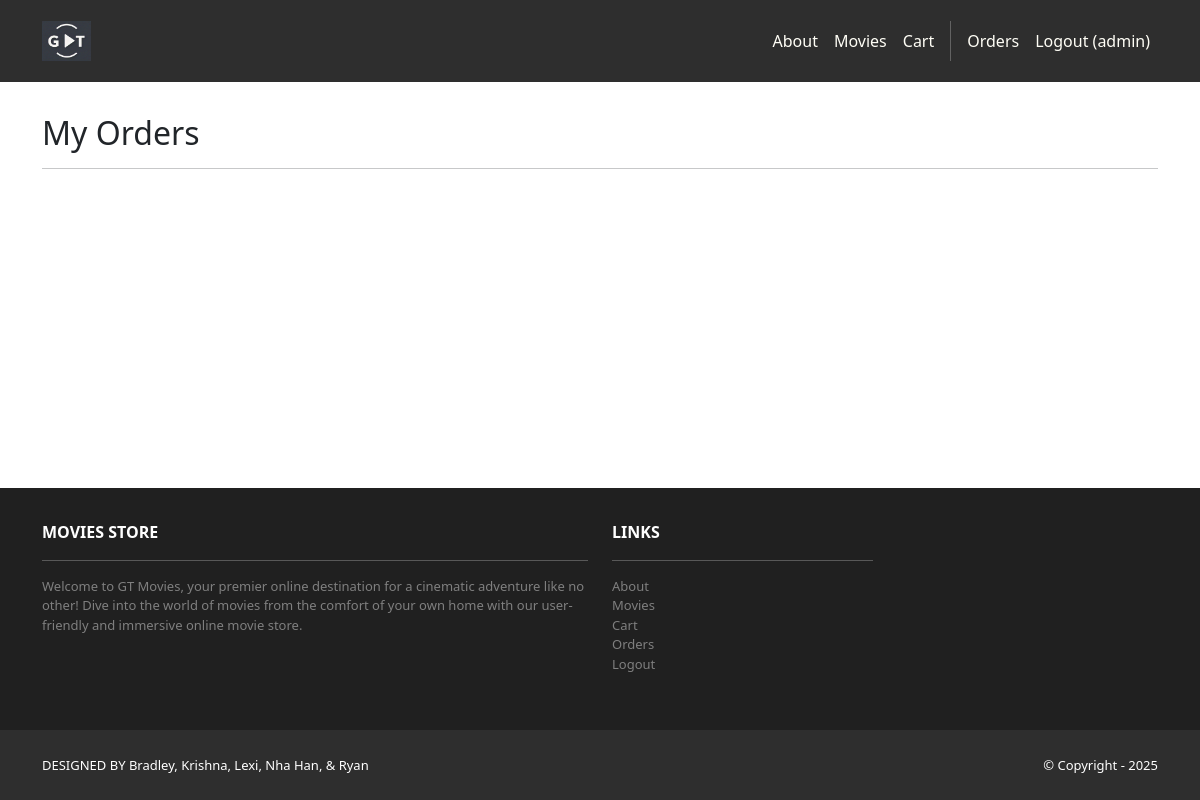
The page /accounts/orders/ (signed in) on the database as committed earlier.
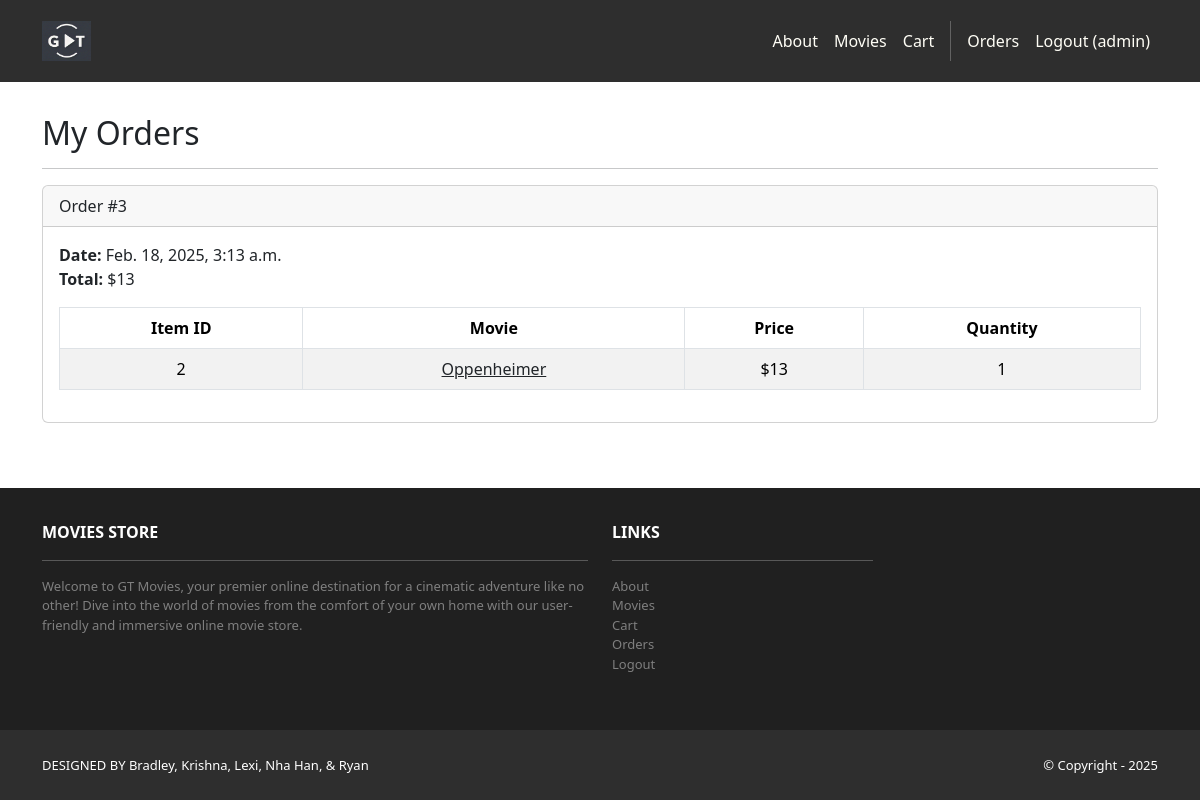
The same page on the database as committed later.
### cart/models.py (models this page shows, shortened)
class Order(models.Model):
    id = models.AutoField(primary_key=True)
    total = models.IntegerField()
    date = models.DateTimeField(auto_now_add=True)
    user = models.ForeignKey(User,on_delete=models.CASCADE)

class Item(models.Model):
    id = models.AutoField(primary_key=True)
    price = models.IntegerField()
    quantity = models.IntegerField()
    order = models.ForeignKey(Order, on_delete=models.CASCADE)
    movie = models.ForeignKey(Movie, on_delete=models.CASCADE)

### movies/models.py (models this page shows, shortened)
class Movie(models.Model):
    id = models.AutoField(primary_key=True)
    name = models.CharField(max_length=255)
    price = models.IntegerField()
    description = models.TextField()
    image = models.ImageField(upload_to='movie_images/')

### accounts/views.py (the view)
# urls.py: path('orders/', views.orders, name='accounts.orders'),
@login_required
def orders(request):
    template_data = {}
    template_data['title'] = 'Orders'
    template_data['orders'] = request.user.order_set.all()
    return render(request, 'accounts/orders.html',
    {'template_data': template_data})

### accounts/templates/accounts/orders.html
{% extends 'base.html' %}
{% block content %}
<div class="p-3">
  <div class="container">
    <div class="row mt-3">
      <div class="col mx-auto mb-3">
        <h2>My Orders</h2>
        <hr />
        {% for order in template_data.orders %}
        <div class="card mb-4">
          <div class="card-header">
            Order #{{ order.id }}
          </div>
          <div class="card-body">
            <b>Date:</b> {{ order.date }}<br />
            <b>Total:</b> ${{ order.total }}<br />
            <table class="table table-bordered
              table-striped text-center mt-3">
              <thead>
                <tr>
                  <th scope="col">Item ID</th>
                  <th scope="col">Movie</th>
                  <th scope="col">Price</th>
                  <th scope="col">Quantity</th>
                </tr>
              </thead>
              <tbody>
                {% for item in order.item_set.all %}
                <tr>
                  <td>{{ item.movie.id }}</td>
                  <td>
                    <a class="link-dark"
                      href="{% url 'movies.show' id=item.movie.id %}">
                      {{ item.movie.name }}
                    </a>
                  </td>
                  <td>${{ item.movie.price }}</td>
                  <td>{{ item.quantity }}</td>
                </tr>
                {% endfor %}
              </tbody>
            </table>
          </div>
        </div>
        {% endfor %}
      </div>
    </div>
  </div>
</div>
{% endblock content %}

Rows that differ between the two databases and show on the page:
added Order: id "3", date "Feb. 18, 2025, 3:13 a.m.", total "13"
added Item: movie.id "2", movie.name "Oppenheimer", movie.price "13", quantity "1"
